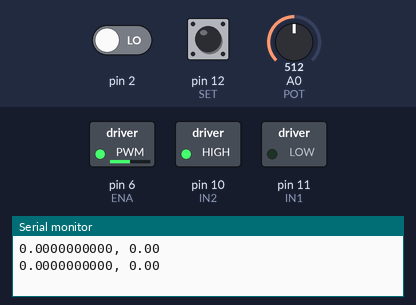
A sketch run on a simulated Arduino Uno, built with avr-gcc and run on an emulated ATmega328P. Shown: switched loads named in the sketch (green lamp = pin HIGH), the last lines printed to the serial monitor. Inputs (shaded band) come from the test bench; at power-on: A0 (POT) = 512, pin 12 (SET) LOW, pin 2 LOW.

Above: at 1.2 s.
1.3 s: A0 (POT) set to 716
At 2.4 s:
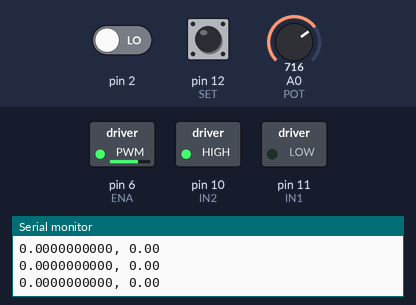
2.8 s: pin 12 (SET) pulled HIGH for 0.15 s
At 2.89 s:
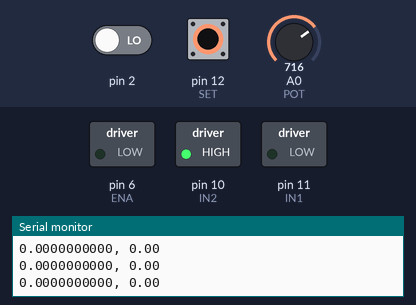
4.4 s: A0 (POT) set to 900
At 4.8 s:
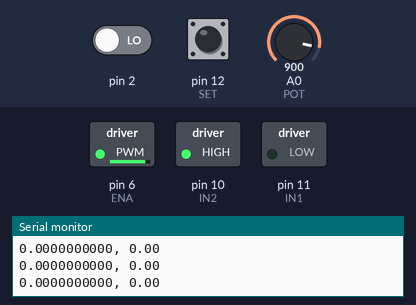
5.9 s: A0 (POT) set to 122
At 6.4 s:
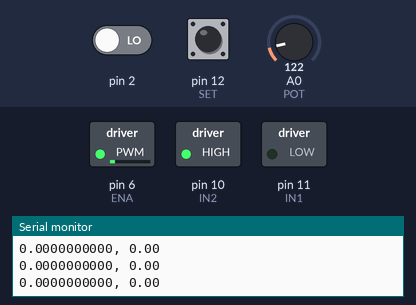
7.4 s: A0 (POT) set to 0
At 8.2 s:
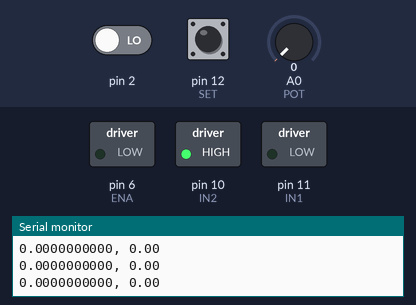
8.9 s: A0 (POT) set to 511
At 9.7 s:
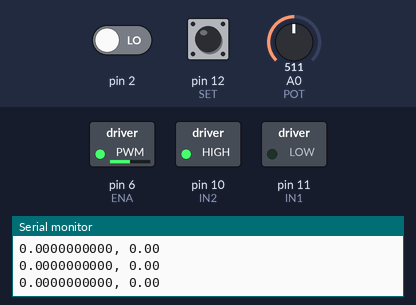
Timing chart, 0 to 11.4 s (numbered marks = the images above; inputs shaded):
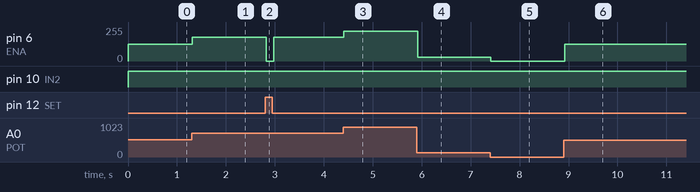

Measured:
- after the input at 1.3 s, pin 6 (ENA): 127/255 → 178/255 at once
- after the input at 2.8 s, pin 6 (ENA): 178/255 → 0/255 at once, → 178/255 0.15 s later
- after the input at 4.4 s, pin 6 (ENA): 178/255 → 224/255 at once
- after the input at 5.9 s, pin 6 (ENA): 224/255 → 30/255 at once
- after the input at 7.4 s, pin 6 (ENA): 30/255 → 0/255 at once
- after the input at 8.9 s, pin 6 (ENA): 0/255 → 127/255 at once

The sketch:

THISISIT.ino
```cpp
#include "TimerOne.h"
#include <PID_v1.h>

int counter=0;
//Polarity
const int IN1 = 11;
const int IN2 = 10;

volatile float pot=0;

//PWM Signal and Analog from the Potentiometer
const int POT = 0;
const int ENA = 6;
const int SET = 12;

bool PIDset = false;

float savedrotation, currentrotation, last;

double Setpoint, Input, Output;
double Kp=1.2, Ki=8.5, Kd=2.5;


PID myPID(&Input, &Output, &Setpoint, Kp, Ki, Kd, DIRECT);


void docount()  // counts from the speed sensor
{
  counter++;  // increase +1 the counter value
}

//This takes the docout() counter and calculates how many holes is read to give rotations per second
void timerIsr()
{
  Timer1.detachInterrupt();  //stop the timer
  currentrotation = counter / 31*60/(millis()-last);  // divide by number of holes in Disc
  Serial.print(currentrotation,DEC);

  if ( digitalRead(SET) == HIGH && PIDset == false)
  {
    savedrotation = currentrotation;
    PIDset = true;
  }
  else if (digitalRead(SET) == LOW)
  {
    PIDset = false;
  }

  //Serial.println(" Rotation per second");
  counter=0;  //  reset counter to zero
  last = millis();

  Timer1.attachInterrupt( timerIsr );  //enable the timer
  Serial.print(", ");
  Serial.print(savedrotation);

  Serial.print("\n");

  //Serial.print(Input);
  //Serial.print("\n");

}

void setup()
{
  Serial.begin(9600);

  pinMode(IN1, OUTPUT);
  pinMode(IN2, OUTPUT);
  pinMode(SET, INPUT);
  Timer1.initialize(500000); // set timer for 90ms
  attachInterrupt(0, docount, CHANGE);  // increase counter when speed sensor pin goes High
  Timer1.attachInterrupt( timerIsr ); // enable the timer

  myPID.SetMode(AUTOMATIC);
}

void loop()
{
  // This bit is how you convert the pot values to manually control the fan
  pot=analogRead(POT)/4.01569;
  analogWrite(ENA, pot);

  // This basically acts as a push button. If the SET pin is HIGH it initiates the PID and whatever
  // the current rotation and pot setting are, they're used to send to the myPID function above to
  // maintain current operating values
  while (digitalRead(SET) == HIGH)
  {
      Setpoint = savedrotation;
      Input = currentrotation;
      myPID.Compute();
      analogWrite(ENA, Output);
      digitalWrite(10, HIGH);  // set rotation of motor to Clockwise
      digitalWrite(11, LOW);

  }
  digitalWrite(10, HIGH);  // set rotation of motor to Clockwise
  digitalWrite(11, LOW);


  delay (25);
}
```
